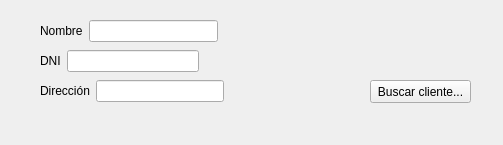
<?xml version="1.0" encoding="UTF-8"?>
<ui version="4.0">
 <class>ui_new_venta_cotizacion</class>
 <widget class="QWidget" name="ui_new_venta_cotizacion">
  <property name="geometry">
   <rect>
    <x>0</x>
    <y>0</y>
    <width>503</width>
    <height>145</height>
   </rect>
  </property>
  <property name="windowTitle">
   <string>Form</string>
  </property>
  <widget class="QPushButton" name="pushButton">
   <property name="geometry">
    <rect>
     <x>370</x>
     <y>80</y>
     <width>101</width>
     <height>23</height>
    </rect>
   </property>
   <property name="text">
    <string>Buscar cliente...</string>
   </property>
  </widget>
  <widget class="QWidget" name="">
   <property name="geometry">
    <rect>
     <x>40</x>
     <y>20</y>
     <width>178</width>
     <height>22</height>
    </rect>
   </property>
   <layout class="QHBoxLayout" name="horizontalLayout">
    <item>
     <widget class="QLabel" name="label">
      <property name="text">
       <string>Nombre</string>
      </property>
     </widget>
    </item>
    <item>
     <widget class="QLineEdit" name="lineEdit"/>
    </item>
   </layout>
  </widget>
  <widget class="QWidget" name="">
   <property name="geometry">
    <rect>
     <x>40</x>
     <y>50</y>
     <width>159</width>
     <height>22</height>
    </rect>
   </property>
   <layout class="QHBoxLayout" name="horizontalLayout_2">
    <item>
     <widget class="QLabel" name="label_2">
      <property name="text">
       <string>DNI</string>
      </property>
     </widget>
    </item>
    <item>
     <widget class="QLineEdit" name="lineEdit_2"/>
    </item>
   </layout>
  </widget>
  <widget class="QWidget" name="">
   <property name="geometry">
    <rect>
     <x>40</x>
     <y>80</y>
     <width>184</width>
     <height>22</height>
    </rect>
   </property>
   <layout class="QHBoxLayout" name="horizontalLayout_3">
    <item>
     <widget class="QLabel" name="label_3">
      <property name="text">
       <string>Dirección</string>
      </property>
     </widget>
    </item>
    <item>
     <widget class="QLineEdit" name="lineEdit_3"/>
    </item>
   </layout>
  </widget>
 </widget>
 <resources/>
 <connections/>
</ui>
